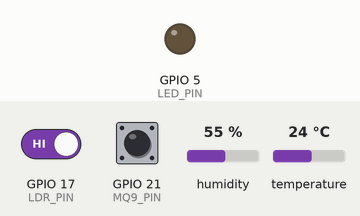
Bench run of a program on a simulated Raspberry Pi (BCM pin numbers). Shown: output pins drawn as LEDs (lit = HIGH). Inputs (shaded band) come from the test bench; at power-on: GPIO 17 (LDR_PIN) HIGH, GPIO 21 (MQ9_PIN) HIGH, humidity 55 %, temperature 24 °C. One TCP client connects 1 s after the port opens and stays connected; what the program prints to the terminal is not drawn.

Above: at 1.2 s.
1.3 s: GPIO 17 (LDR_PIN) driven LOW
At 4.7 s:
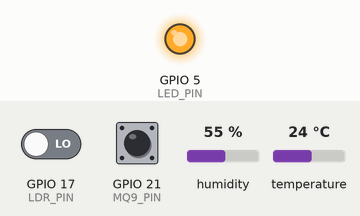
5.0 s: GPIO 17 (LDR_PIN) driven HIGH
At 7.1 s:
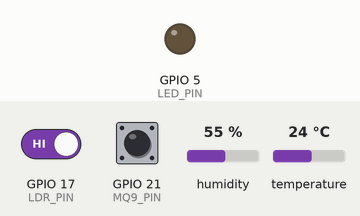
Timing chart, 0 to 8.6 s (numbered marks = the images above; inputs shaded):
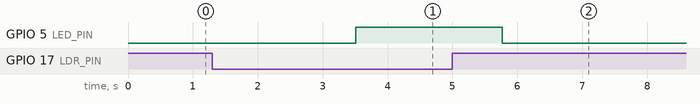

The program:

rpi_code.py
```python
#!/usr/bin/env python3

import time
import board
import adafruit_dht
import RPi.GPIO as GPIO
import socket
import json

# GPIO setup
GPIO.setmode(GPIO.BCM)
DHT_PIN = 4
MQ9_PIN = 21
LDR_PIN = 17
LED_PIN = 5

GPIO.setup(MQ9_PIN, GPIO.IN)
GPIO.setup(LDR_PIN, GPIO.IN)
GPIO.setup(LED_PIN, GPIO.OUT)

dhtDevice = adafruit_dht.DHT11(board.D4)

# TCP server setup
HOST = ''  # empty string binds to all interfaces
PORT = 5005
server_socket = socket.socket(socket.AF_INET, socket.SOCK_STREAM)
server_socket.bind((HOST, PORT))
server_socket.listen(1)
print("Waiting for ROS client to connect...")

conn, addr = server_socket.accept()
print("Connected by", addr)

try:
    while True:
        # Read sensors
        try:
            temperature = dhtDevice.temperature
            humidity = dhtDevice.humidity
        except RuntimeError:
            temperature = None
            humidity = None

        gas_detected = GPIO.input(MQ9_PIN) == GPIO.LOW
        is_dark = GPIO.input(LDR_PIN) == GPIO.LOW

        # Control local LED (optional)
        GPIO.output(LED_PIN, is_dark)

        # Prepare data as JSON
        data = {
            "temperature": temperature,
            "humidity": humidity,
            "gas_detected": gas_detected,
            "is_dark": is_dark
        }

        # Send data over TCP
        message = json.dumps(data)
        conn.sendall(message.encode() + b'\n')
        time.sleep(2)

except KeyboardInterrupt:
    print("Exiting...")
    GPIO.cleanup()
    conn.close()
    server_socket.close()
```

Measured:
- after the input at 1.3 s, GPIO 5 (LED_PIN): LOW → HIGH after 2.2 s
- after the input at 5.0 s, GPIO 5 (LED_PIN): HIGH → LOW after 0.77 s
